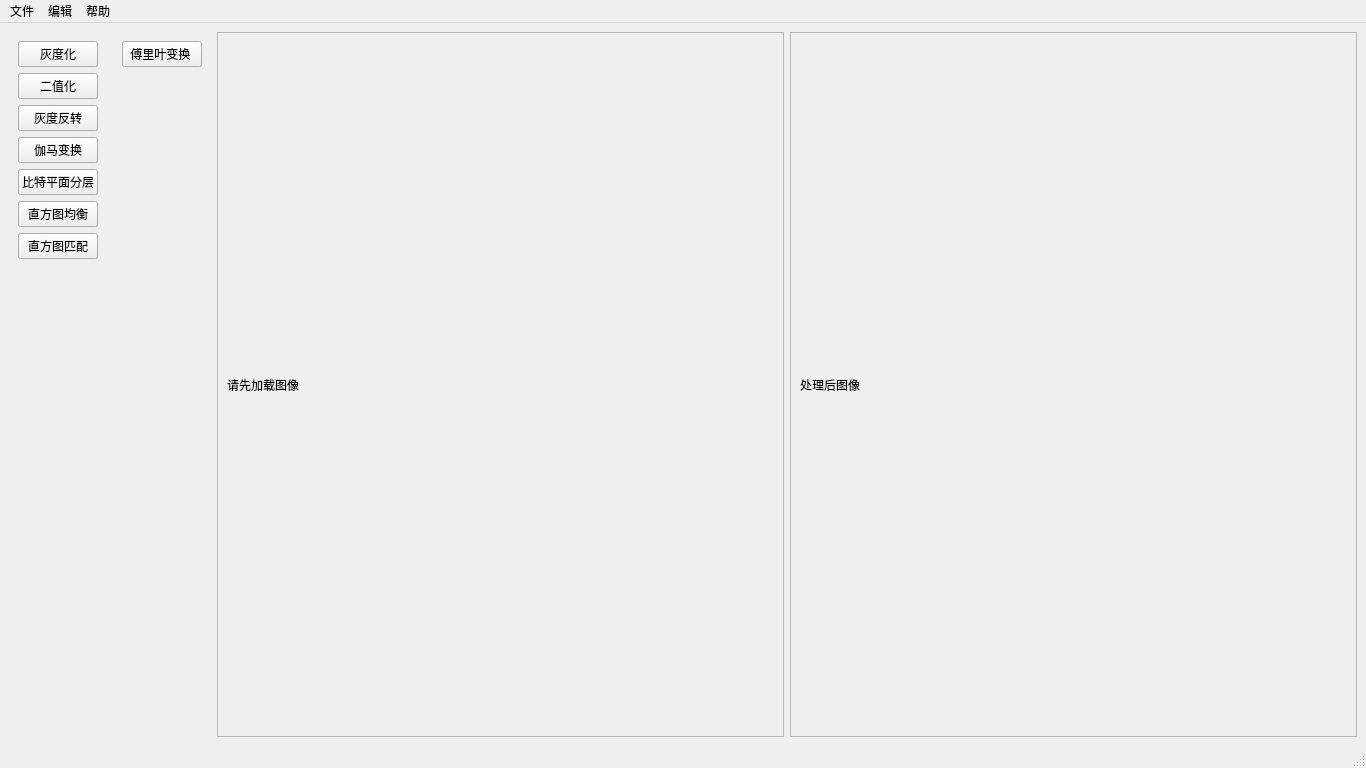
<?xml version="1.0" encoding="UTF-8"?>
<ui version="4.0">
 <class>MainWindow</class>
 <widget class="QMainWindow" name="MainWindow">
  <property name="geometry">
   <rect>
    <x>0</x>
    <y>0</y>
    <width>1366</width>
    <height>768</height>
   </rect>
  </property>
  <property name="sizePolicy">
   <sizepolicy hsizetype="Preferred" vsizetype="Preferred">
    <horstretch>0</horstretch>
    <verstretch>0</verstretch>
   </sizepolicy>
  </property>
  <property name="windowTitle">
   <string>MainWindow</string>
  </property>
  <widget class="QWidget" name="centralwidget">
   <layout class="QVBoxLayout" name="verticalLayout_3">
    <item>
     <layout class="QHBoxLayout" name="horizontalLayout">
      <item>
       <widget class="QWidget" name="widget" native="true">
        <property name="sizePolicy">
         <sizepolicy hsizetype="Fixed" vsizetype="Preferred">
          <horstretch>0</horstretch>
          <verstretch>0</verstretch>
         </sizepolicy>
        </property>
        <layout class="QVBoxLayout" name="verticalLayout">
         <item>
          <widget class="QPushButton" name="btn_gray">
           <property name="text">
            <string>灰度化</string>
           </property>
          </widget>
         </item>
         <item>
          <widget class="QPushButton" name="btn_binary">
           <property name="text">
            <string>二值化</string>
           </property>
          </widget>
         </item>
         <item>
          <widget class="QPushButton" name="btn_gray_rev">
           <property name="text">
            <string>灰度反转</string>
           </property>
          </widget>
         </item>
         <item>
          <widget class="QPushButton" name="btn_gamma">
           <property name="text">
            <string>伽马变换</string>
           </property>
          </widget>
         </item>
         <item>
          <widget class="QPushButton" name="btn_bit_levels">
           <property name="text">
            <string>比特平面分层</string>
           </property>
          </widget>
         </item>
         <item>
          <widget class="QPushButton" name="btn_histogram_equalize">
           <property name="text">
            <string>直方图均衡</string>
           </property>
          </widget>
         </item>
         <item>
          <widget class="QPushButton" name="btn_hist_mattch">
           <property name="text">
            <string>直方图匹配</string>
           </property>
          </widget>
         </item>
         <item>
          <spacer name="verticalSpacer_2">
           <property name="orientation">
            <enum>Qt::Vertical</enum>
           </property>
           <property name="sizeHint" stdset="0">
            <size>
             <width>20</width>
             <height>40</height>
            </size>
           </property>
          </spacer>
         </item>
        </layout>
       </widget>
      </item>
      <item>
       <widget class="QWidget" name="widget_2" native="true">
        <property name="sizePolicy">
         <sizepolicy hsizetype="Fixed" vsizetype="Preferred">
          <horstretch>0</horstretch>
          <verstretch>0</verstretch>
         </sizepolicy>
        </property>
        <layout class="QVBoxLayout" name="verticalLayout_2">
         <item>
          <widget class="QPushButton" name="pushButton_2">
           <property name="text">
            <string>傅里叶变换 </string>
           </property>
          </widget>
         </item>
         <item>
          <spacer name="verticalSpacer">
           <property name="orientation">
            <enum>Qt::Vertical</enum>
           </property>
           <property name="sizeHint" stdset="0">
            <size>
             <width>20</width>
             <height>40</height>
            </size>
           </property>
          </spacer>
         </item>
        </layout>
       </widget>
      </item>
      <item>
       <widget class="QScrollArea" name="scrollArea">
        <property name="widgetResizable">
         <bool>true</bool>
        </property>
        <widget class="QWidget" name="scrollAreaWidgetContents">
         <property name="geometry">
          <rect>
           <x>0</x>
           <y>0</y>
           <width>576</width>
           <height>713</height>
          </rect>
         </property>
         <layout class="QGridLayout" name="gridLayout">
          <item row="0" column="0">
           <widget class="Canvas" name="label_img1">
            <property name="layoutDirection">
             <enum>Qt::LeftToRight</enum>
            </property>
            <property name="text">
             <string>请先加载图像</string>
            </property>
           </widget>
          </item>
         </layout>
        </widget>
       </widget>
      </item>
      <item>
       <widget class="QScrollArea" name="scrollArea_2">
        <property name="widgetResizable">
         <bool>true</bool>
        </property>
        <widget class="QWidget" name="scrollAreaWidgetContents_2">
         <property name="geometry">
          <rect>
           <x>0</x>
           <y>0</y>
           <width>576</width>
           <height>713</height>
          </rect>
         </property>
         <layout class="QGridLayout" name="gridLayout_2">
          <item row="0" column="0">
           <widget class="Canvas" name="label_img2">
            <property name="text">
             <string>处理后图像</string>
            </property>
           </widget>
          </item>
         </layout>
        </widget>
       </widget>
      </item>
     </layout>
    </item>
   </layout>
  </widget>
  <widget class="QMenuBar" name="menubar">
   <property name="geometry">
    <rect>
     <x>0</x>
     <y>0</y>
     <width>1366</width>
     <height>17</height>
    </rect>
   </property>
   <widget class="QMenu" name="menu">
    <property name="title">
     <string>文件</string>
    </property>
    <addaction name="action_open"/>
    <addaction name="action_save"/>
   </widget>
   <widget class="QMenu" name="menu_2">
    <property name="title">
     <string>编辑</string>
    </property>
    <addaction name="action_cursor"/>
    <addaction name="actiondraw_line"/>
    <addaction name="actiondraw_rect"/>
    <addaction name="actiondraw_cicle"/>
    <addaction name="actioncolor"/>
    <addaction name="separator"/>
    <addaction name="actioncolor_2"/>
    <addaction name="actioncuxi"/>
   </widget>
   <widget class="QMenu" name="menu_3">
    <property name="title">
     <string>帮助</string>
    </property>
    <addaction name="action_about"/>
   </widget>
   <addaction name="menu"/>
   <addaction name="menu_2"/>
   <addaction name="menu_3"/>
  </widget>
  <widget class="QStatusBar" name="statusbar"/>
  <action name="action_open">
   <property name="text">
    <string>打开</string>
   </property>
  </action>
  <action name="action_about">
   <property name="text">
    <string>关于</string>
   </property>
  </action>
  <action name="action_save">
   <property name="text">
    <string>保存</string>
   </property>
  </action>
  <action name="action_cursor">
   <property name="checkable">
    <bool>true</bool>
   </property>
   <property name="checked">
    <bool>true</bool>
   </property>
   <property name="text">
    <string>光标</string>
   </property>
  </action>
  <action name="actiondraw_line">
   <property name="checkable">
    <bool>true</bool>
   </property>
   <property name="text">
    <string>画线</string>
   </property>
  </action>
  <action name="actiondraw_rect">
   <property name="checkable">
    <bool>true</bool>
   </property>
   <property name="text">
    <string>画矩形</string>
   </property>
  </action>
  <action name="actiondraw_cicle">
   <property name="checkable">
    <bool>true</bool>
   </property>
   <property name="text">
    <string>画圆</string>
   </property>
  </action>
  <action name="actioncolor">
   <property name="checkable">
    <bool>true</bool>
   </property>
   <property name="text">
    <string>橡皮擦</string>
   </property>
  </action>
  <action name="actioncolor_2">
   <property name="text">
    <string>颜色选择</string>
   </property>
  </action>
  <action name="actioncuxi">
   <property name="text">
    <string>粗细</string>
   </property>
  </action>
 </widget>
 <customwidgets>
  <customwidget>
   <class>Canvas</class>
   <extends>QLabel</extends>
   <header location="global">canvas.h</header>
  </customwidget>
 </customwidgets>
 <resources/>
 <connections/>
</ui>
